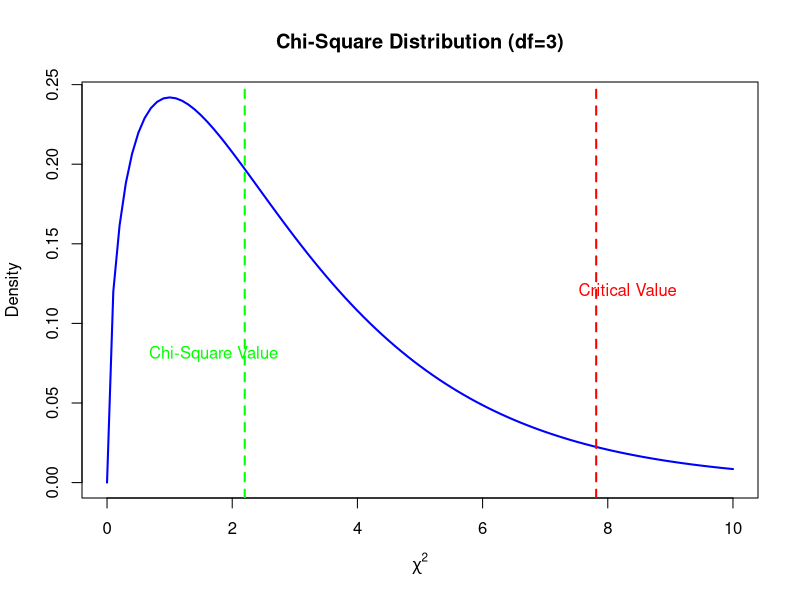

Source code (R):
#Page No.555
observed <- c(32, 24, 35, 29)

expected <- rep(sum(observed) / length(observed), length(observed))
chi_square_test <- chisq.test(observed, p = rep(1/length(observed), length(observed)))
print(chi_square_test)

chi_square_value <- chi_square_test$statistic
p_value <- chi_square_test$p.value
df <- length(observed) - 1
critical_value <- qchisq(0.95, df)

x <- seq(0, 10, by=0.1)
y <- dchisq(x, df)

plot(x, y, type="l", lwd=2, col="blue",
     main="Chi-Square Distribution (df=3)",
     xlab=expression(chi^2), ylab="Density")

abline(v = critical_value, col="red", lwd=2, lty=2)
text(critical_value + 0.5, max(y)/2, "Critical Value", col="red")

abline(v = chi_square_value, col="green", lwd=2, lty=2)
text(chi_square_value - 0.5, max(y)/3, "Chi-Square Value", col="green")

if (chi_square_value > critical_value) {
  cat("Reject the null hypothesis: Preferences are not equal.")
} else {
  cat("Fail to reject the null hypothesis: Preferences are equal.")
}
